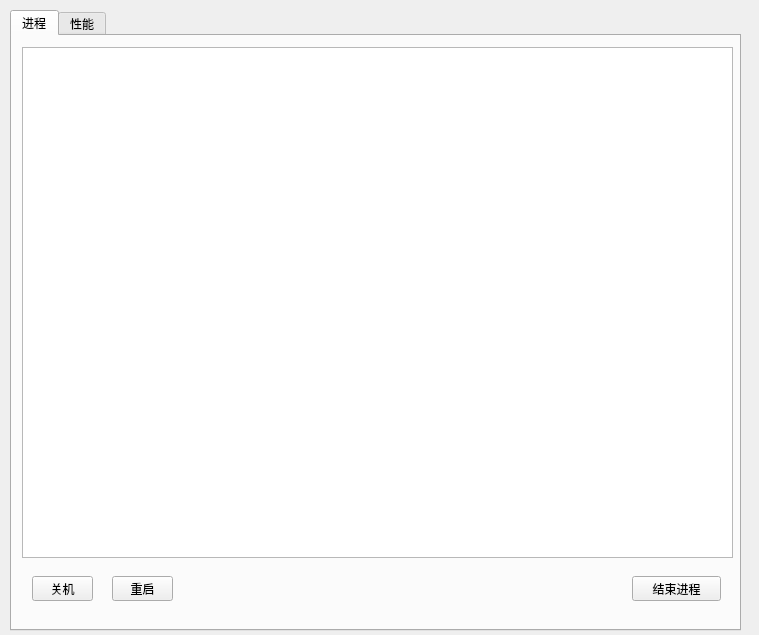
<?xml version="1.0" encoding="UTF-8"?>
<ui version="4.0">
 <class>MainWindow</class>
 <widget class="QMainWindow" name="MainWindow">
  <property name="geometry">
   <rect>
    <x>0</x>
    <y>0</y>
    <width>759</width>
    <height>635</height>
   </rect>
  </property>
  <property name="windowTitle">
   <string>MainWindow</string>
  </property>
  <widget class="QWidget" name="centralWidget">
   <widget class="QTabWidget" name="tabWidget">
    <property name="geometry">
     <rect>
      <x>10</x>
      <y>10</y>
      <width>731</width>
      <height>621</height>
     </rect>
    </property>
    <property name="currentIndex">
     <number>0</number>
    </property>
    <widget class="QWidget" name="tab">
     <attribute name="title">
      <string>进程</string>
     </attribute>
     <widget class="QListWidget" name="listWidget">
      <property name="geometry">
       <rect>
        <x>10</x>
        <y>11</y>
        <width>711</width>
        <height>511</height>
       </rect>
      </property>
      <property name="font">
       <font>
        <pointsize>14</pointsize>
       </font>
      </property>
     </widget>
     <widget class="QPushButton" name="pushButton">
      <property name="geometry">
       <rect>
        <x>620</x>
        <y>540</y>
        <width>89</width>
        <height>25</height>
       </rect>
      </property>
      <property name="text">
       <string>结束进程</string>
      </property>
     </widget>
     <widget class="QPushButton" name="poweroffButton">
      <property name="geometry">
       <rect>
        <x>20</x>
        <y>540</y>
        <width>61</width>
        <height>25</height>
       </rect>
      </property>
      <property name="text">
       <string>关机</string>
      </property>
     </widget>
     <widget class="QPushButton" name="restartButton">
      <property name="geometry">
       <rect>
        <x>100</x>
        <y>540</y>
        <width>61</width>
        <height>25</height>
       </rect>
      </property>
      <property name="text">
       <string>重启</string>
      </property>
     </widget>
    </widget>
    <widget class="QWidget" name="tab_2">
     <attribute name="title">
      <string>性能</string>
     </attribute>
     <widget class="QTabWidget" name="tabWidget_2">
      <property name="geometry">
       <rect>
        <x>0</x>
        <y>0</y>
        <width>731</width>
        <height>591</height>
       </rect>
      </property>
      <property name="whatsThis">
       <string>&lt;html&gt;&lt;head/&gt;&lt;body&gt;&lt;p&gt;&lt;br/&gt;&lt;/p&gt;&lt;/body&gt;&lt;/html&gt;</string>
      </property>
      <property name="currentIndex">
       <number>0</number>
      </property>
      <widget class="QWidget" name="tab_cpu">
       <attribute name="title">
        <string>CPU</string>
       </attribute>
       <widget class="QLabel" name="label_2">
        <property name="geometry">
         <rect>
          <x>100</x>
          <y>16</y>
          <width>71</width>
          <height>31</height>
         </rect>
        </property>
        <property name="font">
         <font>
          <pointsize>18</pointsize>
          <weight>75</weight>
          <bold>true</bold>
         </font>
        </property>
        <property name="text">
         <string>CPU</string>
        </property>
       </widget>
       <widget class="QCustomPlot" name="cpuCustomPlot" native="true">
        <property name="geometry">
         <rect>
          <x>80</x>
          <y>60</y>
          <width>551</width>
          <height>241</height>
         </rect>
        </property>
       </widget>
       <widget class="QLabel" name="cpuName">
        <property name="geometry">
         <rect>
          <x>170</x>
          <y>20</y>
          <width>481</width>
          <height>21</height>
         </rect>
        </property>
        <property name="font">
         <font>
          <pointsize>12</pointsize>
         </font>
        </property>
        <property name="text">
         <string/>
        </property>
       </widget>
       <widget class="QLabel" name="label_4">
        <property name="geometry">
         <rect>
          <x>100</x>
          <y>340</y>
          <width>67</width>
          <height>17</height>
         </rect>
        </property>
        <property name="text">
         <string>利用率</string>
        </property>
       </widget>
       <widget class="QLabel" name="cpuUse">
        <property name="geometry">
         <rect>
          <x>100</x>
          <y>380</y>
          <width>67</width>
          <height>17</height>
         </rect>
        </property>
        <property name="font">
         <font>
          <pointsize>16</pointsize>
          <weight>75</weight>
          <bold>true</bold>
         </font>
        </property>
        <property name="text">
         <string>0</string>
        </property>
       </widget>
       <widget class="QLabel" name="label_8">
        <property name="geometry">
         <rect>
          <x>400</x>
          <y>340</y>
          <width>101</width>
          <height>17</height>
         </rect>
        </property>
        <property name="text">
         <string>正在运行进程：</string>
        </property>
       </widget>
       <widget class="QLabel" name="cpuProcRun">
        <property name="geometry">
         <rect>
          <x>530</x>
          <y>340</y>
          <width>51</width>
          <height>17</height>
         </rect>
        </property>
        <property name="font">
         <font>
          <pointsize>16</pointsize>
          <weight>75</weight>
          <bold>true</bold>
         </font>
        </property>
        <property name="text">
         <string>0</string>
        </property>
       </widget>
       <widget class="QLabel" name="label_10">
        <property name="geometry">
         <rect>
          <x>100</x>
          <y>440</y>
          <width>101</width>
          <height>17</height>
         </rect>
        </property>
        <property name="text">
         <string>正常运行时间</string>
        </property>
       </widget>
       <widget class="QLabel" name="cpuTime">
        <property name="geometry">
         <rect>
          <x>100</x>
          <y>480</y>
          <width>101</width>
          <height>17</height>
         </rect>
        </property>
        <property name="font">
         <font>
          <pointsize>16</pointsize>
          <weight>75</weight>
          <bold>true</bold>
         </font>
        </property>
        <property name="text">
         <string>0</string>
        </property>
       </widget>
       <widget class="QLabel" name="label_6">
        <property name="geometry">
         <rect>
          <x>400</x>
          <y>400</y>
          <width>101</width>
          <height>17</height>
         </rect>
        </property>
        <property name="text">
         <string>已创建进程：</string>
        </property>
       </widget>
       <widget class="QLabel" name="label_9">
        <property name="geometry">
         <rect>
          <x>400</x>
          <y>460</y>
          <width>91</width>
          <height>17</height>
         </rect>
        </property>
        <property name="text">
         <string>被挂起进程：</string>
        </property>
       </widget>
       <widget class="QLabel" name="cpuProcCreate">
        <property name="geometry">
         <rect>
          <x>530</x>
          <y>400</y>
          <width>51</width>
          <height>17</height>
         </rect>
        </property>
        <property name="font">
         <font>
          <pointsize>16</pointsize>
          <weight>75</weight>
          <bold>true</bold>
         </font>
        </property>
        <property name="text">
         <string>0</string>
        </property>
       </widget>
       <widget class="QLabel" name="cpuProcBlock">
        <property name="geometry">
         <rect>
          <x>530</x>
          <y>460</y>
          <width>51</width>
          <height>17</height>
         </rect>
        </property>
        <property name="font">
         <font>
          <pointsize>16</pointsize>
          <weight>75</weight>
          <bold>true</bold>
         </font>
        </property>
        <property name="text">
         <string>0</string>
        </property>
       </widget>
      </widget>
      <widget class="QWidget" name="tab_mem">
       <attribute name="title">
        <string>Mem</string>
       </attribute>
       <widget class="QCustomPlot" name="memCustomPlot" native="true">
        <property name="geometry">
         <rect>
          <x>80</x>
          <y>70</y>
          <width>551</width>
          <height>241</height>
         </rect>
        </property>
       </widget>
       <widget class="QLabel" name="label">
        <property name="geometry">
         <rect>
          <x>100</x>
          <y>10</y>
          <width>81</width>
          <height>31</height>
         </rect>
        </property>
        <property name="font">
         <font>
          <pointsize>18</pointsize>
          <weight>75</weight>
          <bold>true</bold>
         </font>
        </property>
        <property name="text">
         <string>内存</string>
        </property>
       </widget>
       <widget class="QLabel" name="memAll">
        <property name="geometry">
         <rect>
          <x>560</x>
          <y>20</y>
          <width>67</width>
          <height>17</height>
         </rect>
        </property>
        <property name="font">
         <font>
          <pointsize>13</pointsize>
         </font>
        </property>
        <property name="text">
         <string>0G</string>
        </property>
       </widget>
       <widget class="QLabel" name="label_3">
        <property name="geometry">
         <rect>
          <x>100</x>
          <y>50</y>
          <width>67</width>
          <height>17</height>
         </rect>
        </property>
        <property name="font">
         <font>
          <pointsize>10</pointsize>
         </font>
        </property>
        <property name="text">
         <string>使用量</string>
        </property>
       </widget>
       <widget class="QLabel" name="memUse">
        <property name="geometry">
         <rect>
          <x>560</x>
          <y>50</y>
          <width>67</width>
          <height>17</height>
         </rect>
        </property>
        <property name="font">
         <font>
          <pointsize>10</pointsize>
         </font>
        </property>
        <property name="text">
         <string>0G</string>
        </property>
       </widget>
       <widget class="QProgressBar" name="memProgressBar">
        <property name="geometry">
         <rect>
          <x>100</x>
          <y>340</y>
          <width>521</width>
          <height>23</height>
         </rect>
        </property>
        <property name="value">
         <number>24</number>
        </property>
       </widget>
       <widget class="QLabel" name="label_5">
        <property name="geometry">
         <rect>
          <x>100</x>
          <y>400</y>
          <width>67</width>
          <height>17</height>
         </rect>
        </property>
        <property name="text">
         <string>使用中</string>
        </property>
       </widget>
       <widget class="QLabel" name="memUsing">
        <property name="geometry">
         <rect>
          <x>100</x>
          <y>440</y>
          <width>67</width>
          <height>17</height>
         </rect>
        </property>
        <property name="font">
         <font>
          <pointsize>16</pointsize>
         </font>
        </property>
        <property name="text">
         <string>0G</string>
        </property>
       </widget>
       <widget class="QLabel" name="label_7">
        <property name="geometry">
         <rect>
          <x>580</x>
          <y>400</y>
          <width>67</width>
          <height>17</height>
         </rect>
        </property>
        <property name="text">
         <string>可用</string>
        </property>
       </widget>
       <widget class="QLabel" name="memAvailable">
        <property name="geometry">
         <rect>
          <x>580</x>
          <y>440</y>
          <width>67</width>
          <height>17</height>
         </rect>
        </property>
        <property name="font">
         <font>
          <pointsize>16</pointsize>
         </font>
        </property>
        <property name="text">
         <string>0G</string>
        </property>
       </widget>
      </widget>
      <widget class="QWidget" name="tab_disk">
       <attribute name="title">
        <string>Disk</string>
       </attribute>
       <widget class="QCustomPlot" name="diskCustomPlot" native="true">
        <property name="geometry">
         <rect>
          <x>80</x>
          <y>80</y>
          <width>551</width>
          <height>241</height>
         </rect>
        </property>
       </widget>
       <widget class="QLabel" name="label_11">
        <property name="geometry">
         <rect>
          <x>100</x>
          <y>10</y>
          <width>81</width>
          <height>31</height>
         </rect>
        </property>
        <property name="font">
         <font>
          <pointsize>18</pointsize>
          <weight>75</weight>
          <bold>true</bold>
         </font>
        </property>
        <property name="text">
         <string>磁盘</string>
        </property>
       </widget>
      </widget>
      <widget class="QWidget" name="tab_net">
       <attribute name="title">
        <string>Net</string>
       </attribute>
       <widget class="QCustomPlot" name="netCustomPlot" native="true">
        <property name="geometry">
         <rect>
          <x>80</x>
          <y>80</y>
          <width>551</width>
          <height>241</height>
         </rect>
        </property>
       </widget>
       <widget class="QLabel" name="label_14">
        <property name="geometry">
         <rect>
          <x>100</x>
          <y>10</y>
          <width>81</width>
          <height>31</height>
         </rect>
        </property>
        <property name="font">
         <font>
          <pointsize>18</pointsize>
          <weight>75</weight>
          <bold>true</bold>
         </font>
        </property>
        <property name="text">
         <string>网络</string>
        </property>
       </widget>
       <widget class="QLabel" name="label_15">
        <property name="geometry">
         <rect>
          <x>100</x>
          <y>350</y>
          <width>67</width>
          <height>17</height>
         </rect>
        </property>
        <property name="text">
         <string>发送</string>
        </property>
       </widget>
       <widget class="QLabel" name="netSend">
        <property name="geometry">
         <rect>
          <x>100</x>
          <y>370</y>
          <width>91</width>
          <height>31</height>
         </rect>
        </property>
        <property name="font">
         <font>
          <pointsize>16</pointsize>
          <weight>75</weight>
          <bold>true</bold>
         </font>
        </property>
        <property name="text">
         <string>0Kbps</string>
        </property>
       </widget>
       <widget class="QLabel" name="label_17">
        <property name="geometry">
         <rect>
          <x>100</x>
          <y>450</y>
          <width>67</width>
          <height>17</height>
         </rect>
        </property>
        <property name="text">
         <string>接受</string>
        </property>
       </widget>
       <widget class="QLabel" name="netRecv">
        <property name="geometry">
         <rect>
          <x>100</x>
          <y>470</y>
          <width>91</width>
          <height>31</height>
         </rect>
        </property>
        <property name="font">
         <font>
          <pointsize>16</pointsize>
          <weight>75</weight>
          <bold>true</bold>
         </font>
        </property>
        <property name="text">
         <string>0Kbps</string>
        </property>
       </widget>
       <widget class="QLabel" name="label_16">
        <property name="geometry">
         <rect>
          <x>390</x>
          <y>360</y>
          <width>81</width>
          <height>21</height>
         </rect>
        </property>
        <property name="text">
         <string>适配器名称：</string>
        </property>
       </widget>
       <widget class="QLabel" name="label_18">
        <property name="geometry">
         <rect>
          <x>390</x>
          <y>430</y>
          <width>81</width>
          <height>17</height>
         </rect>
        </property>
        <property name="text">
         <string>连接类型：</string>
        </property>
       </widget>
       <widget class="QLabel" name="label_19">
        <property name="geometry">
         <rect>
          <x>390</x>
          <y>500</y>
          <width>71</width>
          <height>17</height>
         </rect>
        </property>
        <property name="text">
         <string>IPv4 地址：</string>
        </property>
       </widget>
       <widget class="QLabel" name="netDev">
        <property name="geometry">
         <rect>
          <x>490</x>
          <y>360</y>
          <width>67</width>
          <height>17</height>
         </rect>
        </property>
        <property name="text">
         <string/>
        </property>
       </widget>
       <widget class="QLabel" name="netType">
        <property name="geometry">
         <rect>
          <x>490</x>
          <y>430</y>
          <width>67</width>
          <height>17</height>
         </rect>
        </property>
        <property name="text">
         <string/>
        </property>
       </widget>
       <widget class="QLabel" name="netIP">
        <property name="geometry">
         <rect>
          <x>490</x>
          <y>500</y>
          <width>67</width>
          <height>17</height>
         </rect>
        </property>
        <property name="text">
         <string/>
        </property>
       </widget>
      </widget>
     </widget>
    </widget>
   </widget>
  </widget>
 </widget>
 <layoutdefault spacing="6" margin="11"/>
 <customwidgets>
  <customwidget>
   <class>QCustomPlot</class>
   <extends>QWidget</extends>
   <header>qcustomplot.h</header>
   <container>1</container>
  </customwidget>
 </customwidgets>
 <resources/>
 <connections/>
</ui>
